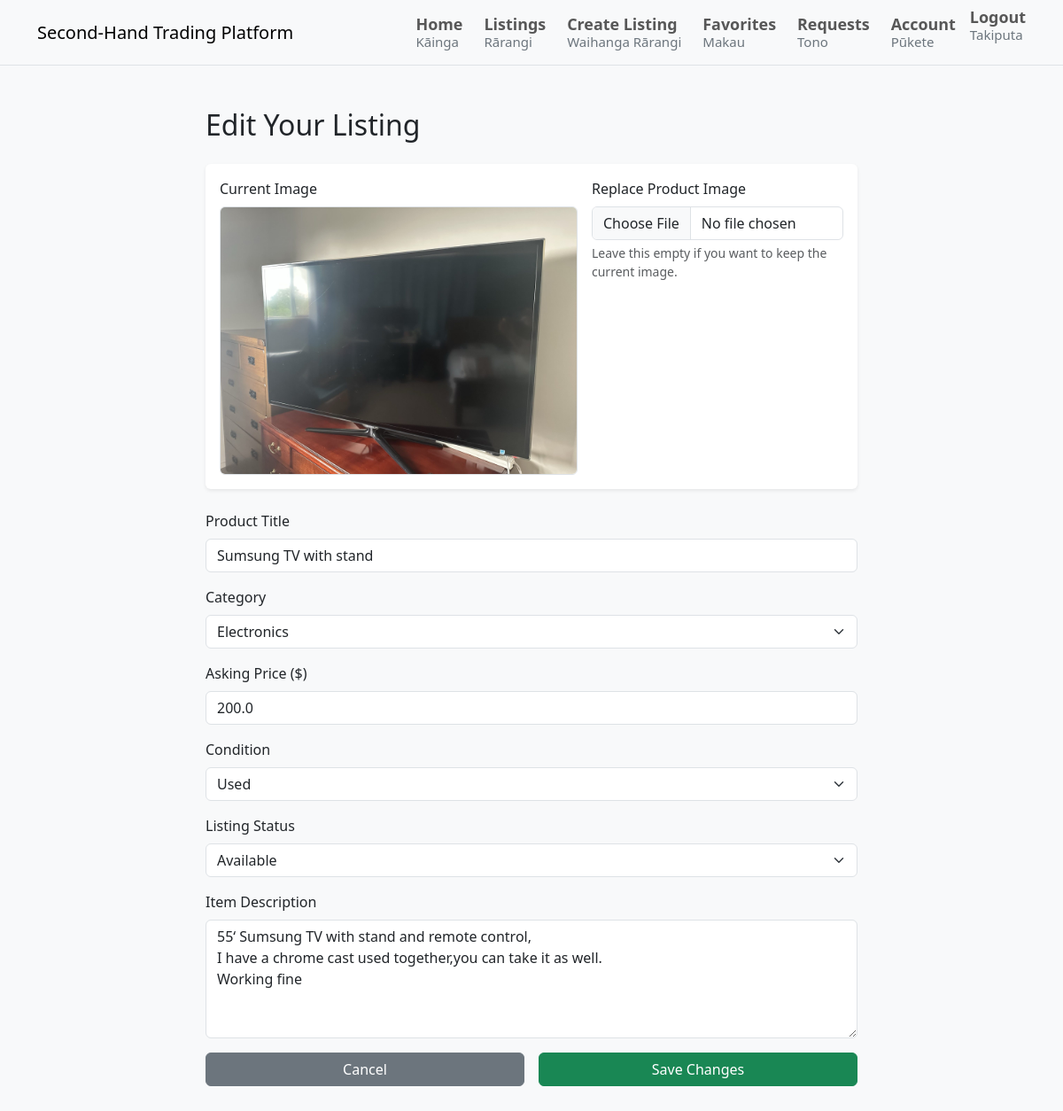
/listings/15/edit (signed in), run on an earlier commit of the app's database.
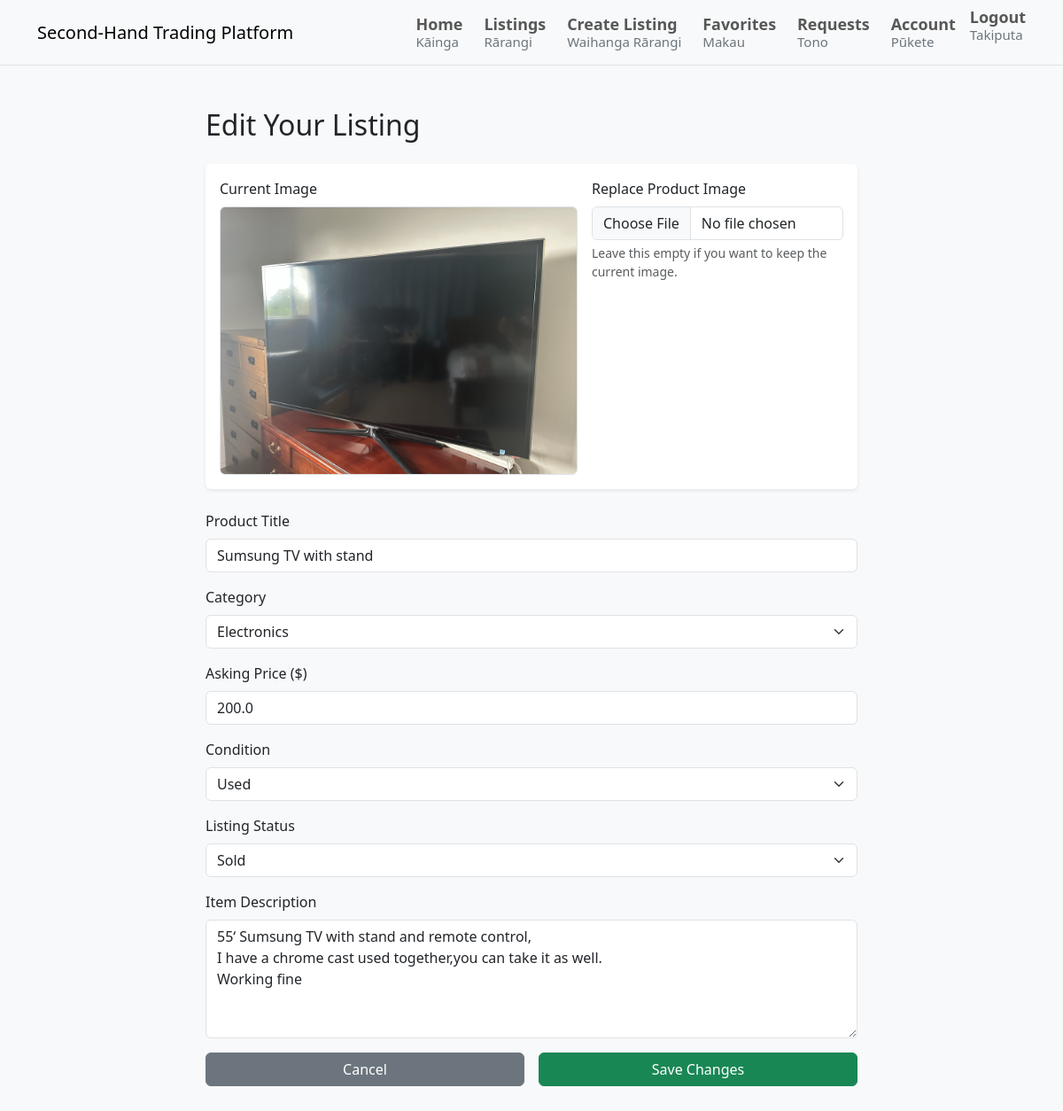
And on a later commit of the database.
### tables this page shows
CREATE TABLE listings (
    id INTEGER PRIMARY KEY AUTOINCREMENT,
    seller_id INTEGER NOT NULL,
    category_id INTEGER NOT NULL,
    image_url TEXT NOT NULL,
    title TEXT NOT NULL,
    description TEXT NOT NULL,
    condition TEXT NOT NULL,
    price REAL NOT NULL,
    status TEXT NOT NULL DEFAULT 'available',
    created_at TEXT NOT NULL,
    updated_at TEXT NOT NULL,
    FOREIGN KEY (seller_id) REFERENCES users(id),
    FOREIGN KEY (category_id) REFERENCES categories(id)
);

CREATE TABLE categories (
    id INTEGER PRIMARY KEY AUTOINCREMENT,
    name TEXT NOT NULL
);

### routes/listing_routes.py (the view)
@listing_bp.get("/listings/<int:listing_id>/edit")
@marketplace_user_required
def edit_listing_page(listing_id: int) -> str:
    item = listing_service.get_listing_detail(listing_id)
    if not item:
        abort(404)
    if item["seller_id"] != session["user_id"]:
        flash("You are not authorized to edit this item.", "danger")
        return redirect(url_for("listings.view_listing_detail", listing_id=listing_id))
    return render_template(
        "edit_listing.html",
        listing=item,
        listing_image_src=resolve_listing_image_url(item["image_url"]),
        categories=listing_service.get_category_options(),
        condition_options=listing_service.get_condition_options(),
        status_options=listing_service.get_status_options(),
    )

### models/db.py (called while the page is built)
def get_db() -> sqlite3.Connection:
    return DatabaseManager().get_connection()

    def __new__(cls):
        if cls._instance is None:
            cls._instance = super().__new__(cls)
        return cls._instance

    def get_connection(self) -> sqlite3.Connection:
        if "db" not in g:
            g.db = sqlite3.connect(current_app.config["DATABASE_PATH"])
            g.db.row_factory = sqlite3.Row
        return g.db

    def close_connection(self) -> None:
        db = g.pop("db", None)
        if db is not None:
            db.close()

### services/listing_service.py (called while the page is built)
    def get_category_options(self) -> List[Dict[str, Any]]:
        self._ensure_default_categories()
        db = get_db()
        categories = db.execute("SELECT id, name FROM categories ORDER BY name").fetchall()
        return [dict(category) for category in categories]

    @staticmethod
    def get_condition_options() -> List[str]:
        return CONDITION_OPTIONS

    @staticmethod
    def get_status_options() -> List[str]:
        return STATUS_OPTIONS

### utils/listing_images.py (called while the page is built)
def strip_upload_prefix(value: str) -> str:
    prefix = "uploads/"
    if value.startswith(prefix):
        return value[len(prefix):]
    return value

### templates/edit_listing.html
{% extends "base.html" %}
{% block content %}
<div class="row justify-content-center my-4">
  <div class="col-md-8">
    <h2 class="mb-4">Edit Your Listing</h2>
    <form
      action="{{ url_for('listings.handle_edit_listing', listing_id=listing.id) }}"
      method="POST"
      enctype="multipart/form-data"
    >
      <div class="card border-0 shadow-sm mb-4">
        <div class="card-body p-3">
          <div class="row g-3 align-items-start">
            <div class="col-md-7">
              <label class="form-label d-block">Current Image</label>
              <img
                src="{{ listing_image_src }}"
                alt="{{ listing.title }}"
                class="img-fluid rounded border w-100"
                style="max-height: 320px; object-fit: contain;"
              >
            </div>
            <div class="col-md-5">
              <label class="form-label" for="image">Replace Product Image</label>
              <input class="form-control" id="image" name="image" type="file" accept="image/*">
              <div class="form-text">Leave this empty if you want to keep the current image.</div>
            </div>
          </div>
        </div>
      </div>
      <div class="mb-3">
        <label class="form-label">Product Title</label>
        <input type="text" name="title" class="form-control" value="{{ listing.title }}" required>
      </div>
      <div class="mb-3">
        <label class="form-label" for="category_id">Category</label>
        <select class="form-select" id="category_id" name="category_id" required>
          {% for category in categories %}
            <option
              value="{{ category.id }}"
              {% if listing.category_id == category.id %}selected{% endif %}
            >
              {{ category.name }}
            </option>
          {% endfor %}
        </select>
      </div>
      <div class="mb-3">
        <label class="form-label">Asking Price ($)</label>
        <input type="number" step="0.01" name="price" class="form-control" value="{{ listing.price }}" required>
      </div>
      <div class="mb-3">
        <label class="form-label">Condition</label>
        <select name="condition" class="form-select" required>
          {% for condition in condition_options %}
            <option value="{{ condition }}" {% if listing.condition == condition %}selected{% endif %}>
              {{ condition|title }}
            </option>
          {% endfor %}
        </select>
      </div>
      <div class="mb-3">
        <label class="form-label" for="status">Listing Status</label>
        <select class="form-select" id="status" name="status" required>
          {% for status in status_options %}
            <option value="{{ status }}" {% if listing.status == status %}selected{% endif %}>
              {{ status|title }}
            </option>
          {% endfor %}
        </select>
      </div>
      <div class="mb-3">
        <label class="form-label">Item Description</label>
        <textarea name="description" class="form-control" rows="5" required>{{ listing.description }}</textarea>
      </div>
      <div class="d-flex gap-3">
        <a href="{{ url_for('listings.view_listing_detail', listing_id=listing.id) }}" class="btn btn-secondary w-50">Cancel</a>
        <button type="submit" class="btn btn-success w-50">Save Changes</button>
      </div>
    </form>
  </div>
</div>
{% endblock %}

What changed in the data, as far as the page shows it:
changed listings "Sumsung TV with stand": status "Available" → "Sold"
